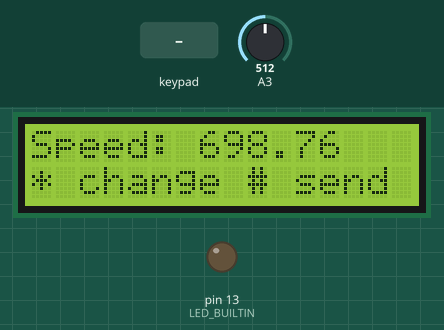
Recording of a sketch running on a simulated Arduino Uno, built with avr-gcc and run on an emulated ATmega328P. Shown: 16×2 character LCD, output pins drawn as LEDs (lit = HIGH). Inputs (shaded band) come from the test bench; at power-on: A3 = 512. WiFi joins after 1.5 s; servers stay silent unless stated; no MQTT or app messages arrive unless stated; what the sketch prints to the serial monitor is not drawn.

Above: at 4.85 s.
4.9 s: key '*' pressed
At 6.1 s:
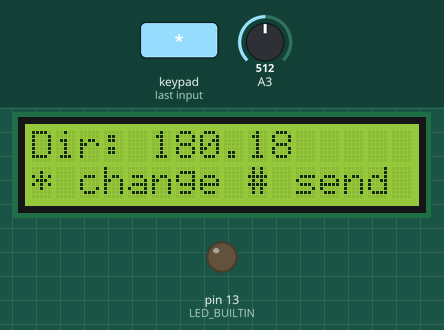
6.4 s: keypad keys 2 3 4 5 D pressed 0.4 s apart
At 9.3 s:
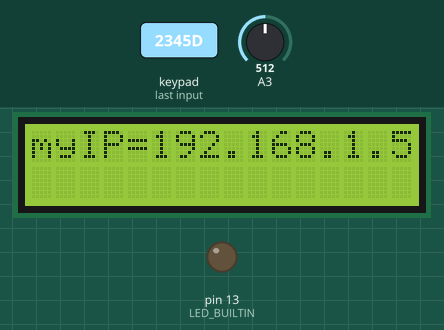
11.2 s: key '#' pressed
At 11.3 s:
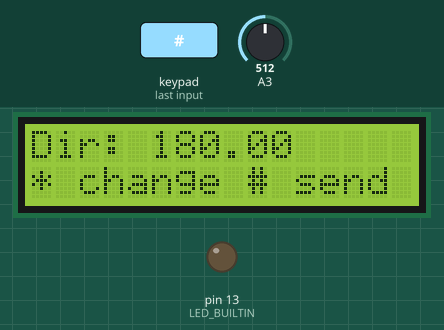
12.8 s: keypad keys 6 7 8 9 # pressed 0.4 s apart
17.8 s: keypad keys 1 3 9 7 * pressed 0.4 s apart
At 20.4 s:
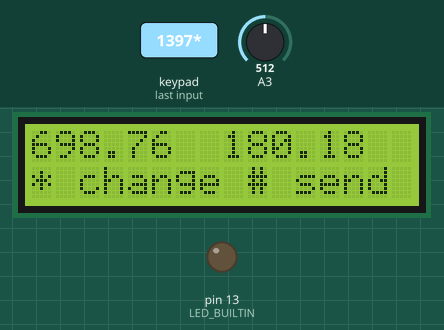
21.3 s: keypad keys 2 3 4 5 # pressed 0.4 s apart
At 23.15 s:
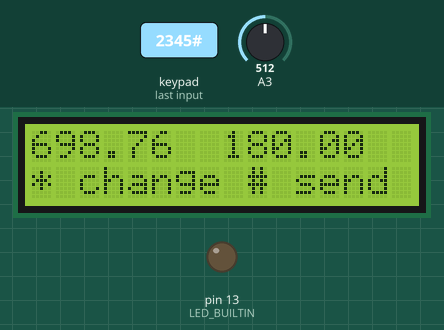
Timing chart, 0 to 24.6 s (numbered marks = the images above; inputs shaded):
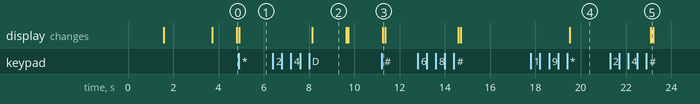

The sketch:

week17.ino
```cpp
/**
 * @file week17.ino
 * @authors Josef Polasek, Enes Doganay, Sylvi Kokko
 * @brief Project for Embedded Systems class (TAMK, Spring 2023)
 * @date 2023-04-24
 */

/* LIBRARIES */
#include <LiquidCrystal.h>
#include <Ethernet.h>
#include <PubSubClient.h>
#include <TimerOne.h>
#include <Keypad.h>

/* VARIABLES */
// LCD
const int rs = 37, en = 36, d4 = 35, d5 = 34, d6 = 33, d7 = 32;
LiquidCrystal lcd(rs, en, d4, d5, d6, d7);

// Button
int buttonPin = 10;

// Keypad
const byte ROWS = 4;
const byte COLS = 4;
char hexaKeys[ROWS][COLS] = {
  { '1', '2', '3', 'A' },
  { '4', '5', '6', 'B' },
  { '7', '8', '9', 'C' },
  { '*', '0', '#', 'D' }
};
byte pin_rows[ROWS] = { 2, 3, 4, 5 };
byte pin_column[COLS] = { 6, 7, 8, 9 };
Keypad customKeypad = Keypad(makeKeymap(hexaKeys), pin_rows, pin_column, ROWS, COLS);

// Ethernet
EthernetClient ethClient;
byte server[] = { 10, 6, 0, 21 };  // TAMK IP
#define mac_6 0x73
static uint8_t mymac[6] = { 0x44, 0x76, 0x58, 0x10, 0x00, mac_6 };

// Wind Speed
volatile float time = 1;
float speedArray[10];
int sdCount = 0;
float speedAvg = 0;

// Wind Direction
float dirArray[10];
float dirAvg = 0;

void fetchIP(void);
#define mac_6 0x73
byte rev = 1;
char outstrg[4];

void fetchIP() {

  lcd.setCursor(0, 1);
  lcd.print("     Waiting IP     ");
  rev = Ethernet.begin(mymac);  // get IP number

  Serial.print(F("\nW5100 Revision "));

  if (rev == 0) {
    Serial.println(F("Failed to access Ethernet controller"));
    lcd.setCursor(0, 0);
    lcd.print(" Ethernet failed   ");
  }
  Serial.println(F("Setting up DHCP"));
  Serial.print("Connected with IP: ");
  Serial.println(Ethernet.localIP());
  lcd.setCursor(0, 1);
  lcd.print("                     ");
  lcd.setCursor(0, 1);
  lcd.print("myIP=");
  lcd.print(Ethernet.localIP());
  delay(1500);
}

unsigned int Port = 1883;     //  MQTT port number
char *deviceId = "picha";     // * set your device id (will be the MQTT client username) *yksilöllinen*
char *clientId = "likepi";    // * set a random string (max 23 chars, will be the MQTT client id) *yksilöllinen*
char *deviceSecret = "tamk";  // * set your device secret (will be the MQTT client password) *kaikille yhteinen*

//  MQTT Server settings

void callback(char *topic, byte *payload, unsigned int length);  // subscription callback for received MQTTT messages

PubSubClient client(server, Port, callback, ethClient);  // mqtt client

//  MQTT topic names

#define inTopic "ICT1B_in_2020"   // * MQTT channel where data are received
#define outTopic "ICT4_out_2020"  // * MQTT channel where data is send

/* setup  */
void setup() {
  // set up the LCD's number of columns and rows:
  lcd.begin(16, 2);

  Serial.begin(9600);
  pinMode(LED_BUILTIN, OUTPUT);
  pinMode(6, INPUT);
  pinMode(A2, INPUT);
  pinMode(buttonPin, INPUT);
  pinMode(13, OUTPUT);
  fetchIP();              // initialize Ethernet connection
  Connect_MQTT_server();  // connect to MQTT server

  /* count for windSpeed */
  attachInterrupt(digitalPinToInterrupt(11), count, RISING);
}

void Connect_MQTT_server() {
  Serial.println(" Connecting to MQTT");
  Serial.print(server[0]);
  Serial.print(".");  // Print MQTT server IP number to Serial monitor
  Serial.print(server[1]);
  Serial.print(".");
  Serial.print(server[2]);
  Serial.print(".");
  Serial.println(server[3]);
  delay(500);

  if (!client.connected()) {                                 // check if allready connected
    if (client.connect(clientId, deviceId, deviceSecret)) {  // connection to MQTT server
      Serial.println(" Connected OK ");
      client.subscribe(inTopic);  // subscript to in topic
    } else {
      Serial.println(client.state());
    }
  }
}
void send_MQTT_message(int index, float num1, float num2) {  // Send MQTT message
  char bufa[50];                                             //  Print message to serial monitor
  if (client.connected()) {
    if (index == 1) {
      dtostrf(num1, 4, 1, outstrg);
      sprintf(bufa, "IOTJS={\"S_name1\":\"-speed-\",\"S_value1\":%s}", outstrg);
    }  // create message with header and data
    else if (index == 2) {
      dtostrf(num1, 4, 1, outstrg);
      sprintf(bufa, "IOTJS={\"S_name1\":\"-direction-\",\"S_value1\":%s}", outstrg);  // create message with header and data
    } else if (index == 3) {
      dtostrf(num1, 4, 1, outstrg);
      sprintf(bufa, "IOTJS={\"S_name1\":\"-speed-\",\"S_value1\":%s}", outstrg);
      dtostrf(num2, 4, 1, outstrg);
      sprintf(bufa, "IOTJS={\"S_name2\":\"-direction-\",\"S_value2\":%s}", outstrg);
    }
    Serial.println(bufa);
    client.publish(outTopic, bufa);
    Serial.println("Message was sent");
  } else {  //   Re connect if connection is lost
    delay(500);
    Serial.println("No, re-connecting");
    client.connect(clientId, deviceId, deviceSecret);
    delay(1000);  // wait for reconnecting
  }
}

void callback(char *topic, byte *payload, unsigned int length) {
  char *receiv_string;  // copy the payload content into a char*
  receiv_string = (char *)malloc(length + 1);
  memcpy(receiv_string, payload, length);  // copy received message to receiv_string
  receiv_string[length] = '\0';
  Serial.println(receiv_string);
  free(receiv_string);
}

float getDegrees(float voltage) {
  return voltage * 360 / 5;
}

/* This is for time for the windSpeed */

int pressed = 0;
float startTime, endTime;

void count() {
  if (pressed == 0) {
    startTime = millis();
  } else if (pressed == 1) {
    endTime = millis();
    time = endTime - startTime;
  } else {
    startTime = endTime;
    endTime = millis();
    time = endTime - startTime;
  }
  pressed++;
}

volatile int printWhich = 1;  // weird way to do this but it works

/* main code that's running repeatedly */
void loop() {
  delay(100);
  lcd.clear();

  float dirPin = analogRead(A3);

  // getting values every second
  float dir = getDegrees(5 * (dirPin / 1023));
  float speed = -0.24 + (1 / (time / 1000)) * 0.699;

  speedArray[sdCount % 10] = speed;
  dirArray[sdCount % 10] = dir;
  sdCount++;

  // calculate speed and direction averages

  if (sdCount > 10)  // we have at least 10 measurements --> creating average, otherwise 0
  {
    float speedSum = 0;
    for (int i = 0; i < 10; i++) {
      speedSum += speedArray[i];
    }

    float dirSum = 0;
    for (int i = 0; i < 10; i++) {
      dirSum += dirArray[i];
    }

    speedAvg = speedSum / 10;
    dirAvg = dirSum / 10;
  }

  lcd.setCursor(0, 0);

  char key = customKeypad.getKey();

  if (key) {
    Serial.print(key);

    if (key == '*') {
      if (printWhich != 3)
        printWhich += 1;
      else if (printWhich >= 3)
        printWhich = 1;
    } else if (key == 'D') {
      lcd.clear();
      lcd.setCursor(0, 0);
      lcd.print("myIP=");
      lcd.print(Ethernet.localIP());
      delay(1500);
    } else if (key == '#') {
      lcd.clear();
      lcd.setCursor(0, 1);
      lcd.print("Sending message to server");
      if (printWhich == 1)
        send_MQTT_message(1, speedAvg, 0);
      else if (printWhich == 2)
        send_MQTT_message(2, dirAvg, 0);
      else if (printWhich == 3)
        send_MQTT_message(3, speedAvg, dirAvg);
    } else if (key == '0')
      speed = 0;
    else if (key == '1')
      speed = 1;
    else if (key == '2')
      speed = 2;
    else if (key == '3')
      speed = 3;
    else if (key == '4')
      speed = 4;
    else if (key == '5')
      speed = 5;
    else if (key == '6')
      speed = 6;
    else if (key == '7')
      speed = 7;
    else if (key == '8')
      speed = 8;
    else if (key == '9')
      speed = 9;
  }

  lcd.setCursor(0, 1);
  lcd.print("* change # send");
  lcd.setCursor(0, 0);

  if (printWhich == 1) {
    lcd.print("Speed:");
    lcd.setCursor(7, 0);

    lcd.print(speedAvg);
  } else if (printWhich == 2) {
    lcd.print("Dir:");
    lcd.setCursor(5, 0);
    lcd.print(dirAvg);
  } else if (printWhich == 3) {
    lcd.print(speedAvg);
    lcd.setCursor(8, 0);
    lcd.print(dirAvg);
  }
}
```

Measured:
- after the input at 4.9 s, the display: changes at once (image 1)
- after the input at 6.4 s, the display: changes after 1.7 s (image 2)
- after the input at 11.2 s, the display: changes after 0.05 s (image 3)
- after the input at 17.8 s, the display: changes after 1.7 s (image 4)
- after the input at 21.3 s, the display: changes after 1.8 s (image 5)
- what the display in image 2 shows lasts 1.5 s, from 8.1 s to 9.6 s
